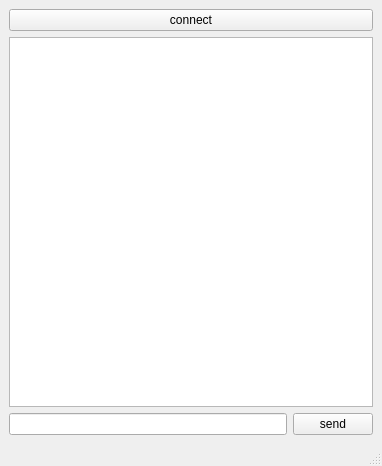
<?xml version="1.0" encoding="UTF-8"?>
<ui version="4.0">
 <class>MainWindow</class>
 <widget class="QMainWindow" name="MainWindow">
  <property name="geometry">
   <rect>
    <x>0</x>
    <y>0</y>
    <width>382</width>
    <height>466</height>
   </rect>
  </property>
  <property name="windowTitle">
   <string>MainWindow</string>
  </property>
  <widget class="QWidget" name="centralwidget">
   <layout class="QGridLayout" name="gridLayout">
    <item row="1" column="0" colspan="2">
     <widget class="QTextBrowser" name="textBrowser_main"/>
    </item>
    <item row="2" column="0">
     <widget class="QLineEdit" name="lineEdit_message"/>
    </item>
    <item row="2" column="1">
     <widget class="QPushButton" name="pushButton_send">
      <property name="text">
       <string>send</string>
      </property>
     </widget>
    </item>
    <item row="0" column="0" colspan="2">
     <widget class="QPushButton" name="pushButton_connect">
      <property name="text">
       <string>connect</string>
      </property>
     </widget>
    </item>
   </layout>
  </widget>
  <widget class="QMenuBar" name="menubar">
   <property name="geometry">
    <rect>
     <x>0</x>
     <y>0</y>
     <width>382</width>
     <height>24</height>
    </rect>
   </property>
  </widget>
  <widget class="QStatusBar" name="statusbar"/>
 </widget>
 <resources/>
 <connections/>
</ui>
